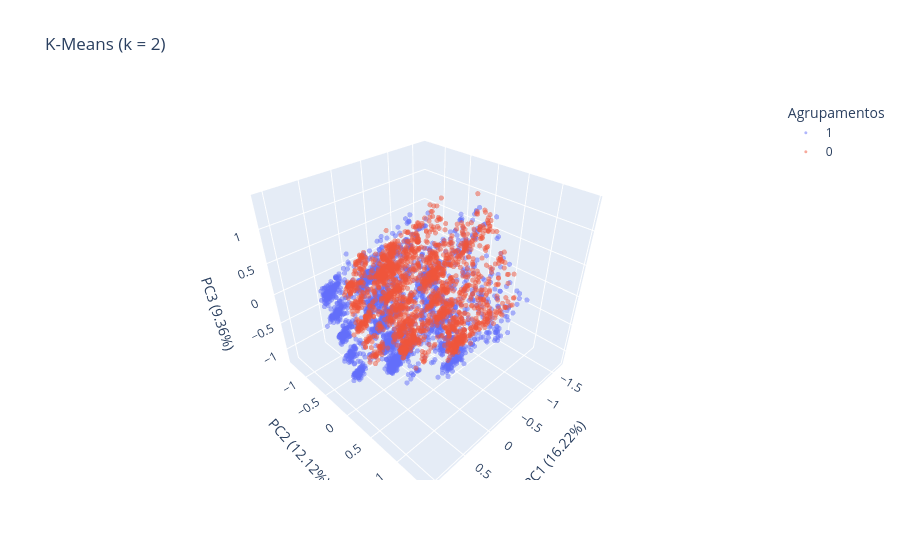

The cell this chart's notebook holds for it:
### Code cell
# testes de k-means com diferentes valors de k
plotar_kmeans(k=2)

### Figure 1 — Plotly figure (JSON) as saved in the notebook; plotly's stock layout.template omitted (floating-point values rounded to 4 significant figures; data arrays with more than 128 entries replaced by an {"elided": "..."} marker saying what was removed)
{"data": [{"hovertemplate": "Agrupamentos=1<br>principal component 1=%{x}<br>principal component 2=%{y}<br>principal component 3=%{z}<extra></extra>", "legendgroup": "1", "marker": {"color": "#636efa", "opacity": 0.5, "size": 3, "symbol": "circle"}, "mode": "markers", "name": "1", "scene": "scene", "showlegend": true, "type": "scatter3d", "x": {"elided": "2425 float values"}, "y": {"elided": "2425 float values"}, "z": {"elided": "2425 float values"}}, {"hovertemplate": "Agrupamentos=0<br>principal component 1=%{x}<br>principal component 2=%{y}<br>principal component 3=%{z}<extra></extra>", "legendgroup": "0", "marker": {"color": "#EF553B", "opacity": 0.5, "size": 3, "symbol": "circle"}, "mode": "markers", "name": "0", "scene": "scene", "showlegend": true, "type": "scatter3d", "x": {"elided": "1999 float values"}, "y": {"elided": "1999 float values"}, "z": {"elided": "1999 float values"}}], "layout": {"legend": {"title": {"text": "Agrupamentos"}, "tracegroupgap": 0}, "scene": {"domain": {"x": [0, 1], "y": [0, 1]}, "xaxis": {"title": {"text": "PC1 (16.22%)"}}, "yaxis": {"title": {"text": "PC2 (12.12%)"}}, "zaxis": {"title": {"text": "PC3 (9.36%)"}}}, "title": {"text": "K-Means (k = 2)"}}}
